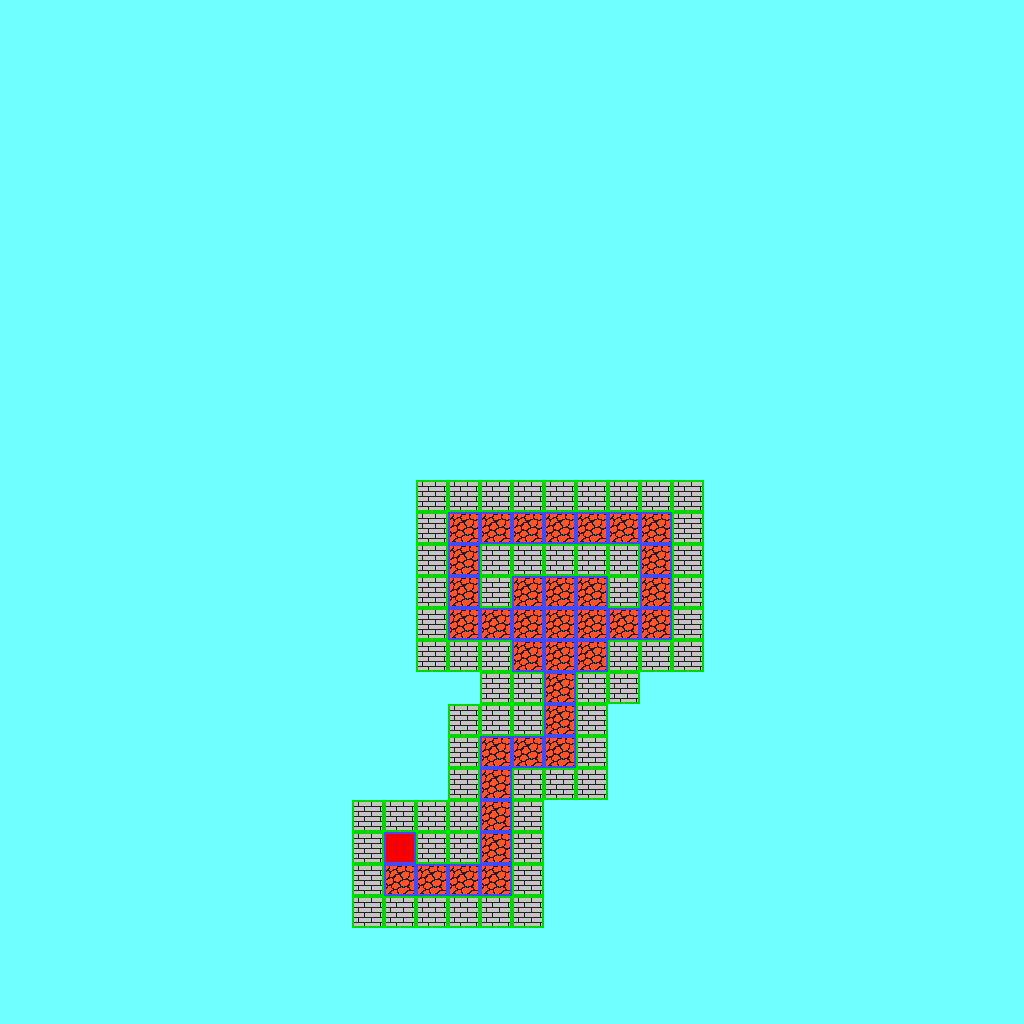

The image is a tile-based game level rendered from a .tmx file. Its description and source (layers, tilesets, objects; grid data summarised) follow:
An orthogonal 32x32 tile map with 32x32 px tiles, 1 tile layer (タイル・レイヤー1) and 1 object.

<map version="1.0" orientation="orthogonal" renderorder="right-down" width="32" height="32" tilewidth="32" tileheight="32" nextobjectid="2">
 <tileset firstgid="1" name="TypeA" tilewidth="32" tileheight="32" tilecount="64">
  <image source="../Image/tile.png" width="256" height="256" />
 </tileset>
 <layer name="タイル・レイヤー1" width="32" height="32">
  <data>[1024 cells, 1024 non-empty, 4 distinct tile ids]</data>
 </layer>
 <objectgroup name="Ｅｖｅｎｔ">
  <object id="1" gid="49" x="608" y="640" width="32" height="32" />
 </objectgroup>
</map>